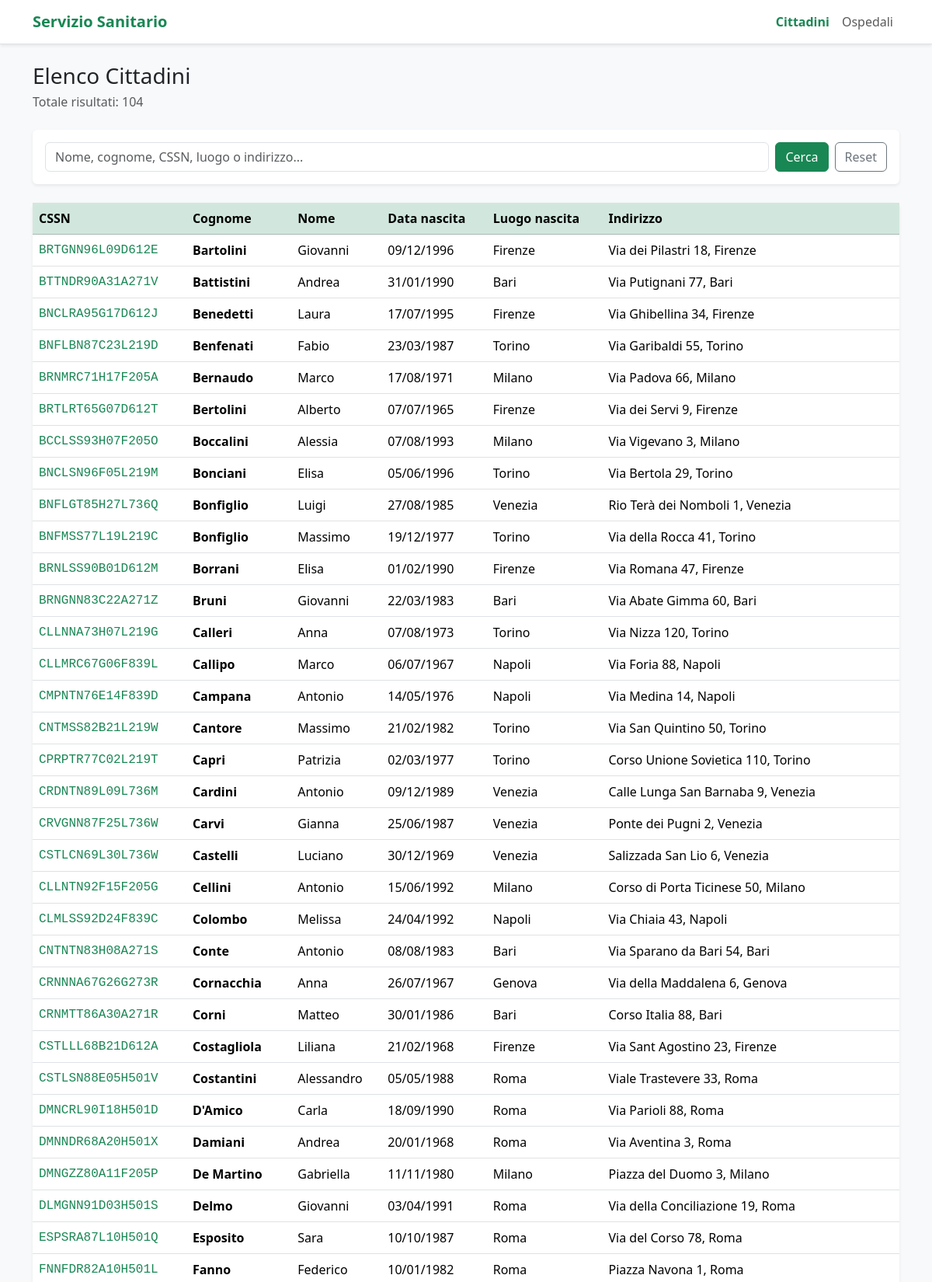
The page / (upper part) on the database its author committed.
### ricoveri/models.py (models this page shows, shortened)
class Cittadino(models.Model):
    CSSN = models.CharField(max_length=16, primary_key=True)
    nome = models.CharField(max_length=100)
    cognome = models.CharField(max_length=100)
    dataNascita = models.DateField()
    luogoNascita = models.CharField(max_length=100)
    indirizzo = models.CharField(max_length=255)

### ricoveri/views.py (the view, shortened to what this page needs)
# urls.py: path('', views.cittadini_list, name='home'),
def cittadini_list(request):
    query = request.GET.get('q', '').strip()
    cittadini = Cittadino.objects.all().order_by('cognome', 'nome')
    context = {
        'cittadini': cittadini,
        'query': query,
        'count': cittadini.count(),
    }
    return render(request, 'ricoveri/cittadini_list.html', context)

### ricoveri/templates/ricoveri/cittadini_list.html (shortened to what this page needs)
{% extends 'ricoveri/base.html' %}
{% block content %}
<div class="d-flex justify-content-between align-items-center mb-4">
  <div>
    <h1 class="h3 mb-1">Elenco Cittadini</h1>
    <p class="text-muted mb-0">
      Totale risultati: {{ count }}
    </p>
  </div>
</div>
<div class="card shadow-sm border-0 mb-4">
  <div class="card-body">
    <form method="get" class="row g-2">
      <div class="col">
        <input
          type="text"
          name="q"
          value="{{ query }}"
          class="form-control"
          placeholder="Nome, cognome, CSSN, luogo o indirizzo..."
        >
      </div>
      <div class="col-auto">
        <button type="submit" class="btn btn-success">
          Cerca
        </button>
      </div>
      <div class="col-auto">
        <a href="{% url 'cittadini_list' %}" class="btn btn-outline-secondary">
          Reset
        </a>
      </div>
    </form>
  </div>
</div>
<div class="card shadow-sm border-0">
  <div class="table-responsive">
    <table class="table table-hover align-middle mb-0">
      <thead class="table-success">
        <tr>
          <th>CSSN</th>
          <th>Cognome</th>
          <th>Nome</th>
          <th>Data nascita</th>
          <th>Luogo nascita</th>
          <th>Indirizzo</th>
        </tr>
      </thead>
      <tbody>
        {% for cittadino in cittadini %}
          <tr>
            <td class="font-monospace text-success">
              {{ cittadino.CSSN }}
            </td>
            <td>
              <strong>{{ cittadino.cognome }}</strong>
            </td>
            <td>{{ cittadino.nome }}</td>
            <td>{{ cittadino.dataNascita|date:"d/m/Y" }}</td>
            <td>{{ cittadino.luogoNascita }}</td>
            <td>{{ cittadino.indirizzo }}</td>
          </tr>
        {% empty %}
          <tr>
            <td colspan="6" class="text-center text-muted py-4">
              Nessun cittadino trovato.
            </td>
          </tr>
        {% endfor %}
      </tbody>
    </table>
  </div>
</div>
{% endblock %}

### ricoveri/templates/ricoveri/base.html (shortened to what this page needs)
<!DOCTYPE html>
<html lang="it">
<head>
  <link href="https://cdn.jsdelivr.net/npm/bootstrap@5.3.3/dist/css/bootstrap.min.css" rel="stylesheet">
</head>
<body class="bg-light">
<nav class="navbar navbar-expand-lg bg-white border-bottom shadow-sm">
  <div class="container">
    <a class="navbar-brand fw-semibold text-success" href="{% url 'home' %}">
      Servizio Sanitario
    </a>
    <div class="navbar-nav">
	  <a class="nav-link {% if request.resolver_match.url_name == 'cittadini_list' or request.resolver_match.url_name == 'home' %}active fw-semibold text-success{% endif %}" href="{% url 'cittadini_list' %}">
	    Cittadini
	  </a>
	  <a class="nav-link {% if request.resolver_match.url_name == 'ospedali_list' %}active fw-semibold text-success{% endif %}" href="{% url 'ospedali_list' %}">
	    Ospedali
	  </a>
	</div>
  </div>
</nav>
<main class="container py-4">
  {% block content %}
  {% endblock %}
</main>
</body>
</html>

### rows shown on the page
Cittadino: CSSN "BRTGNN96L09D612E", cognome "Bartolini", nome "Giovanni", dataNascita "09/12/1996", luogoNascita "Firenze", indirizzo "Via dei Pilastri 18, Firenze"
Cittadino: CSSN "BTTNDR90A31A271V", cognome "Battistini", nome "Andrea", dataNascita "31/01/1990", luogoNascita "Bari", indirizzo "Via Putignani 77, Bari"
Cittadino: CSSN "BNCLRA95G17D612J", cognome "Benedetti", nome "Laura", dataNascita "17/07/1995", luogoNascita "Firenze", indirizzo "Via Ghibellina 34, Firenze"
Cittadino: CSSN "BNFLBN87C23L219D", cognome "Benfenati", nome "Fabio", dataNascita "23/03/1987", luogoNascita "Torino", indirizzo "Via Garibaldi 55, Torino"
Cittadino: CSSN "BRNMRC71H17F205A", cognome "Bernaudo", nome "Marco", dataNascita "17/08/1971", luogoNascita "Milano", indirizzo "Via Padova 66, Milano"
Cittadino: CSSN "BRTLRT65G07D612T", cognome "Bertolini", nome "Alberto", dataNascita "07/07/1965", luogoNascita "Firenze", indirizzo "Via dei Servi 9, Firenze"
Cittadino: CSSN "BCCLSS93H07F205O", cognome "Boccalini", nome "Alessia", dataNascita "07/08/1993", luogoNascita "Milano", indirizzo "Via Vigevano 3, Milano"
Cittadino: CSSN "BNCLSN96F05L219M", cognome "Bonciani", nome "Elisa", dataNascita "05/06/1996", luogoNascita "Torino", indirizzo "Via Bertola 29, Torino"
Cittadino: CSSN "BNFLGT85H27L736Q", cognome "Bonfiglio", nome "Luigi", dataNascita "27/08/1985", luogoNascita "Venezia", indirizzo "Rio Terà dei Nomboli 1, Venezia"
Cittadino: CSSN "BNFMSS77L19L219C", cognome "Bonfiglio", nome "Massimo", dataNascita "19/12/1977", luogoNascita "Torino", indirizzo "Via della Rocca 41, Torino"
Cittadino: CSSN "BRNLSS90B01D612M", cognome "Borrani", nome "Elisa", dataNascita "01/02/1990", luogoNascita "Firenze", indirizzo "Via Romana 47, Firenze"
Cittadino: CSSN "BRNGNN83C22A271Z", cognome "Bruni", nome "Giovanni", dataNascita "22/03/1983", luogoNascita "Bari", indirizzo "Via Abate Gimma 60, Bari"
Cittadino: CSSN "CLLNNA73H07L219G", cognome "Calleri", nome "Anna", dataNascita "07/08/1973", luogoNascita "Torino", indirizzo "Via Nizza 120, Torino"
Cittadino: CSSN "CLLMRC67G06F839L", cognome "Callipo", nome "Marco", dataNascita "06/07/1967", luogoNascita "Napoli", indirizzo "Via Foria 88, Napoli"
Cittadino: CSSN "CMPNTN76E14F839D", cognome "Campana", nome "Antonio", dataNascita "14/05/1976", luogoNascita "Napoli", indirizzo "Via Medina 14, Napoli"
Cittadino: CSSN "CNTMSS82B21L219W", cognome "Cantore", nome "Massimo", dataNascita "21/02/1982", luogoNascita "Torino", indirizzo "Via San Quintino 50, Torino"
Cittadino: CSSN "CPRPTR77C02L219T", cognome "Capri", nome "Patrizia", dataNascita "02/03/1977", luogoNascita "Torino", indirizzo "Corso Unione Sovietica 110, Torino"
Cittadino: CSSN "CRDNTN89L09L736M", cognome "Cardini", nome "Antonio", dataNascita "09/12/1989", luogoNascita "Venezia", indirizzo "Calle Lunga San Barnaba 9, Venezia"
Cittadino: CSSN "CRVGNN87F25L736W", cognome "Carvi", nome "Gianna", dataNascita "25/06/1987", luogoNascita "Venezia", indirizzo "Ponte dei Pugni 2, Venezia"
Cittadino: CSSN "CSTLCN69L30L736W", cognome "Castelli", nome "Luciano", dataNascita "30/12/1969", luogoNascita "Venezia", indirizzo "Salizzada San Lio 6, Venezia"
Cittadino: CSSN "CLLNTN92F15F205G", cognome "Cellini", nome "Antonio", dataNascita "15/06/1992", luogoNascita "Milano", indirizzo "Corso di Porta Ticinese 50, Milano"
Cittadino: CSSN "CLMLSS92D24F839C", cognome "Colombo", nome "Melissa", dataNascita "24/04/1992", luogoNascita "Napoli", indirizzo "Via Chiaia 43, Napoli"
Cittadino: CSSN "CNTNTN83H08A271S", cognome "Conte", nome "Antonio", dataNascita "08/08/1983", luogoNascita "Bari", indirizzo "Via Sparano da Bari 54, Bari"
Cittadino: CSSN "CRNNNA67G26G273R", cognome "Cornacchia", nome "Anna", dataNascita "26/07/1967", luogoNascita "Genova", indirizzo "Via della Maddalena 6, Genova"
Cittadino: CSSN "CRNMTT86A30A271R", cognome "Corni", nome "Matteo", dataNascita "30/01/1986", luogoNascita "Bari", indirizzo "Corso Italia 88, Bari"
Cittadino: CSSN "CSTLLL68B21D612A", cognome "Costagliola", nome "Liliana", dataNascita "21/02/1968", luogoNascita "Firenze", indirizzo "Via Sant Agostino 23, Firenze"
Cittadino: CSSN "CSTLSN88E05H501V", cognome "Costantini", nome "Alessandro", dataNascita "05/05/1988", luogoNascita "Roma", indirizzo "Viale Trastevere 33, Roma"
Cittadino: CSSN "DMNCRL90I18H501D", cognome "D'Amico", nome "Carla", dataNascita "18/09/1990", luogoNascita "Roma", indirizzo "Via Parioli 88, Roma"
Cittadino: CSSN "DMNNDR68A20H501X", cognome "Damiani", nome "Andrea", dataNascita "20/01/1968", luogoNascita "Roma", indirizzo "Via Aventina 3, Roma"
Cittadino: CSSN "DMNGZZ80A11F205P", cognome "De Martino", nome "Gabriella", dataNascita "11/11/1980", luogoNascita "Milano", indirizzo "Piazza del Duomo 3, Milano"
Cittadino: CSSN "DLMGNN91D03H501S", cognome "Delmo", nome "Giovanni", dataNascita "03/04/1991", luogoNascita "Roma", indirizzo "Via della Conciliazione 19, Roma"
Cittadino: CSSN "ESPSRA87L10H501Q", cognome "Esposito", nome "Sara", dataNascita "10/10/1987", luogoNascita "Roma", indirizzo "Via del Corso 78, Roma"
Cittadino: CSSN "FNNFDR82A10H501L", cognome "Fanno", nome "Federico", dataNascita "10/01/1982", luogoNascita "Roma", indirizzo "Piazza Navona 1, Roma"

### other values the page prints
{{ count }} "104"
